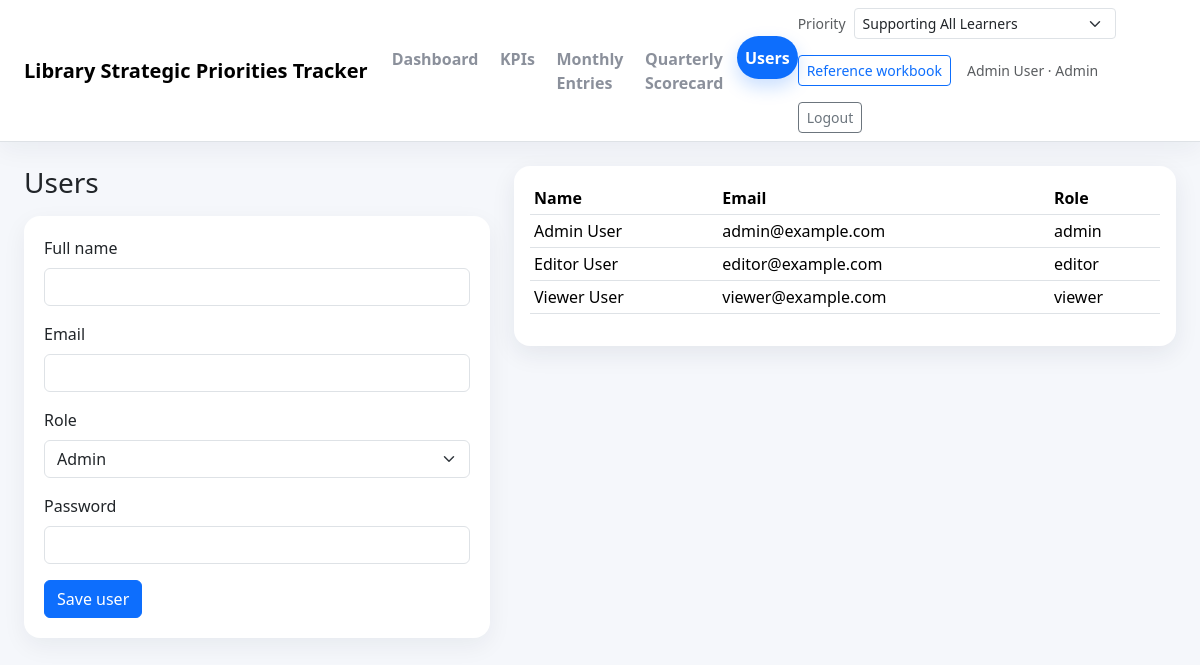
Page /admin/users (signed in) on the committed database.
### app/models.py (models this page shows, shortened)
class TimestampMixin:
    created_at: Mapped[datetime] = mapped_column(default=datetime.utcnow, nullable=False)
    updated_at: Mapped[datetime] = mapped_column(default=datetime.utcnow, onupdate=datetime.utcnow, nullable=False)

class User(UserMixin, TimestampMixin, db.Model):
    __tablename__ = 'users'
    id: Mapped[int] = mapped_column(primary_key=True)
    full_name: Mapped[str] = mapped_column(db.String(120), nullable=False)
    email: Mapped[str] = mapped_column(db.String(255), unique=True, nullable=False, index=True)
    role: Mapped[str] = mapped_column(db.String(20), default='viewer', nullable=False)
    password_hash: Mapped[str] = mapped_column(db.String(255), nullable=False)
    is_active_user: Mapped[bool] = mapped_column(default=True, nullable=False)
    monthly_entries: Mapped[list['MonthlyEntry']] = relationship(back_populates='entered_by')
    kpi_updates: Mapped[list['KPIQuarterlyActual']] = relationship(back_populates='updated_by')
    @property
    def is_active(self) -> bool:
        return self.is_active_user

### app/main/routes.py (the view, shortened to what this page needs)
@main_bp.route('/admin/users', methods=['GET', 'POST'])
@login_required
def manage_users():
    if current_user.role != 'admin':
        abort(403)
    form = UserForm()
    users = User.query.order_by(User.full_name).all()
    return render_template('main/users.html', form=form, users=users)

### app/forms.py
class UserForm(FlaskForm):
    full_name = StringField('Full name', validators=[DataRequired(), Length(max=120)])
    email = StringField('Email', validators=[DataRequired(), Email(), Length(max=255)])
    role = SelectField('Role', validators=[DataRequired()], choices=[(r, r.title()) for r in ROLE_CHOICES])
    password = PasswordField('Password', validators=[Optional(), Length(min=8, max=128)])
    submit = SubmitField('Save user')

### app/main/routes.py (called while the page is built)
def get_priority(priority_id: int | None = None) -> StrategicPriority:
    query = StrategicPriority.query.order_by(StrategicPriority.id)
    if priority_id:
        priority = db.session.get(StrategicPriority, priority_id)
        if not priority:
            abort(404)
        return priority
    requested = request.args.get('priority_id', type=int)
    if requested:
        priority = db.session.get(StrategicPriority, requested)
        if priority:
            return priority
    priority = query.first()
    if not priority:
        abort(404)
    return priority

@main_bp.app_context_processor
def inject_globals():
    selected = None
    try:
        selected = get_priority()
    except Exception:
        selected = None
    return {
        'current_fiscal_year': current_fiscal_year(),
        'all_priorities': StrategicPriority.query.order_by(StrategicPriority.id).all(),
        'selected_priority': selected,
    }

### app/models.py (called while the page is built)
@login_manager.user_loader
def load_user(user_id: str) -> User | None:
    return db.session.get(User, int(user_id))

### app/services.py (called while the page is built)
def current_fiscal_year(today: date | None = None) -> int:
    today = today or date.today()
    return today.year + 1 if today.month >= 7 else today.year

### app/templates/main/users.html (shortened to what this page needs)
{% extends 'base.html' %}
{% block content %}
<div class="row g-4">
  <div class="col-lg-5">
    <h1 class="h3 mb-3">Users</h1>
    <form method="post" class="form-section">
      <div class="mb-3">{{ form.full_name.label(class='form-label') }}{{ form.full_name(class='form-control') }}</div>
      <div class="mb-3">{{ form.email.label(class='form-label') }}{{ form.email(class='form-control') }}</div>
      <div class="mb-3">{{ form.role.label(class='form-label') }}{{ form.role(class='form-select') }}</div>
      <div class="mb-3">{{ form.password.label(class='form-label') }}{{ form.password(class='form-control') }}</div>
      {{ form.submit(class='btn btn-primary') }}
    </form>
  </div>
  <div class="col-lg-7">
    <div class="card metric-card">
      <div class="card-body">
        <table class="table table-sm align-middle">
          <thead><tr><th>Name</th><th>Email</th><th>Role</th></tr></thead>
          <tbody>
            {% for user in users %}
            <tr><td>{{ user.full_name }}</td><td>{{ user.email }}</td><td>{{ user.role }}</td></tr>
            {% endfor %}
          </tbody>
        </table>
      </div>
    </div>
  </div>
</div>
{% endblock %}

### app/templates/base.html (shortened to what this page needs)
<!doctype html>
<html lang="en">
<head>
  <link href="https://cdn.jsdelivr.net/npm/bootstrap@5.3.3/dist/css/bootstrap.min.css" rel="stylesheet">
  <link rel="stylesheet" href="{{ url_for('static', filename='css/styles.css') }}">
</head>
<body data-endpoint="{{ request.endpoint or '' }}">
<nav class="navbar navbar-expand-lg bg-white border-bottom mb-4 app-navbar">
  <div class="container-fluid px-4">
    <a class="navbar-brand" href="{{ url_for('main.dashboard', priority_id=selected_priority.id if selected_priority else None) }}">{{ config.APP_NAME }}</a>
    {% if current_user.is_authenticated %}
    <div class="collapse navbar-collapse" id="navMain">
      <ul class="navbar-nav me-auto mb-2 mb-lg-0 app-nav-tabs" id="primaryNav">
        <li class="nav-item"><a class="nav-link" data-nav-key="dashboard" href="{{ url_for('main.dashboard', priority_id=selected_priority.id if selected_priority else None) }}">Dashboard</a></li>
        <li class="nav-item"><a class="nav-link" data-nav-key="kpis" href="{{ url_for('main.kpis', priority_id=selected_priority.id if selected_priority else None) }}">KPIs</a></li>
        <li class="nav-item"><a class="nav-link" data-nav-key="entries" href="{{ url_for('main.entries', priority_id=selected_priority.id if selected_priority else None) }}">Monthly Entries</a></li>
        <li class="nav-item"><a class="nav-link" data-nav-key="scorecard" href="{{ url_for('main.scorecard', priority_id=selected_priority.id if selected_priority else None) }}">Quarterly Scorecard</a></li>
        {% if current_user.role == 'admin' %}
        <li class="nav-item"><a class="nav-link" data-nav-key="manage_users" href="{{ url_for('main.manage_users', priority_id=selected_priority.id if selected_priority else None) }}">Users</a></li>
        {% endif %}
      </ul>
      <div class="d-flex gap-3 align-items-center flex-wrap">
        {% if all_priorities %}
        <form method="get" action="{{ url_for('main.switch_priority') }}" class="d-flex align-items-center gap-2">
          <label class="small text-muted">Priority</label>
          <select name="priority_id" class="form-select form-select-sm" onchange="this.form.submit()">
            {% for p in all_priorities %}
            <option value="{{ p.id }}" {% if selected_priority and p.id == selected_priority.id %}selected{% endif %}>{{ p.name }}</option>
            {% endfor %}
          </select>
        </form>
        {% endif %}
        {% if selected_priority and selected_priority.workbook_filename %}
        <a class="btn btn-outline-primary btn-sm" href="{{ url_for('main.download_reference_workbook', priority_id=selected_priority.id) }}">Reference workbook</a>
        {% endif %}
        <span class="text-muted small">{{ current_user.full_name }} · {{ current_user.role|title }}</span>
        <a class="btn btn-outline-secondary btn-sm" href="{{ url_for('auth.logout') }}">Logout</a>
      </div>
    </div>
    {% endif %}
  </div>
</nav>
<div class="container-fluid px-4 pb-4">
  {% block content %}{% endblock %}
</div>
</body>
</html>

### app/static/css/styles.css (style rules this page uses)
body { background: #f5f7fb; }
.navbar-brand { font-weight: 700; }
.app-navbar { box-shadow: 0 8px 24px rgba(25, 35, 58, 0.05); }
.app-nav-tabs { gap: 0.35rem; }
.app-nav-tabs .nav-link { position: relative; border-radius: 999px; padding: 0.6rem 1rem; font-weight: 600; transition: all 0.2s ease; }
.app-nav-tabs .nav-link.is-active { background: #0d6efd; color: #fff !important; box-shadow: 0 8px 18px rgba(13, 110, 253, 0.22); transform: translateY(-1px); }
.app-nav-tabs .nav-link.is-inactive { color: #6b7280 !important; background: transparent; opacity: 0.78; }
.metric-card { border: 0; border-radius: 1rem; box-shadow: 0 8px 24px rgba(25, 35, 58, 0.08); }
.table thead th { white-space: nowrap; }
.form-section { background: #fff; border-radius: 1rem; padding: 1.25rem; box-shadow: 0 8px 24px rgba(25, 35, 58, 0.06); }

### rows in the picture
User: full_name "Admin User", role "Admin", email "admin@example.com", role "admin"
User: full_name "Editor User", email "editor@example.com", role "editor"
User: full_name "Viewer User", email "viewer@example.com", role "viewer"

### other values in the picture
{{ config.APP_NAME }} "Library Strategic Priorities Tracker"
form field priority_id "Supporting All Learners"
